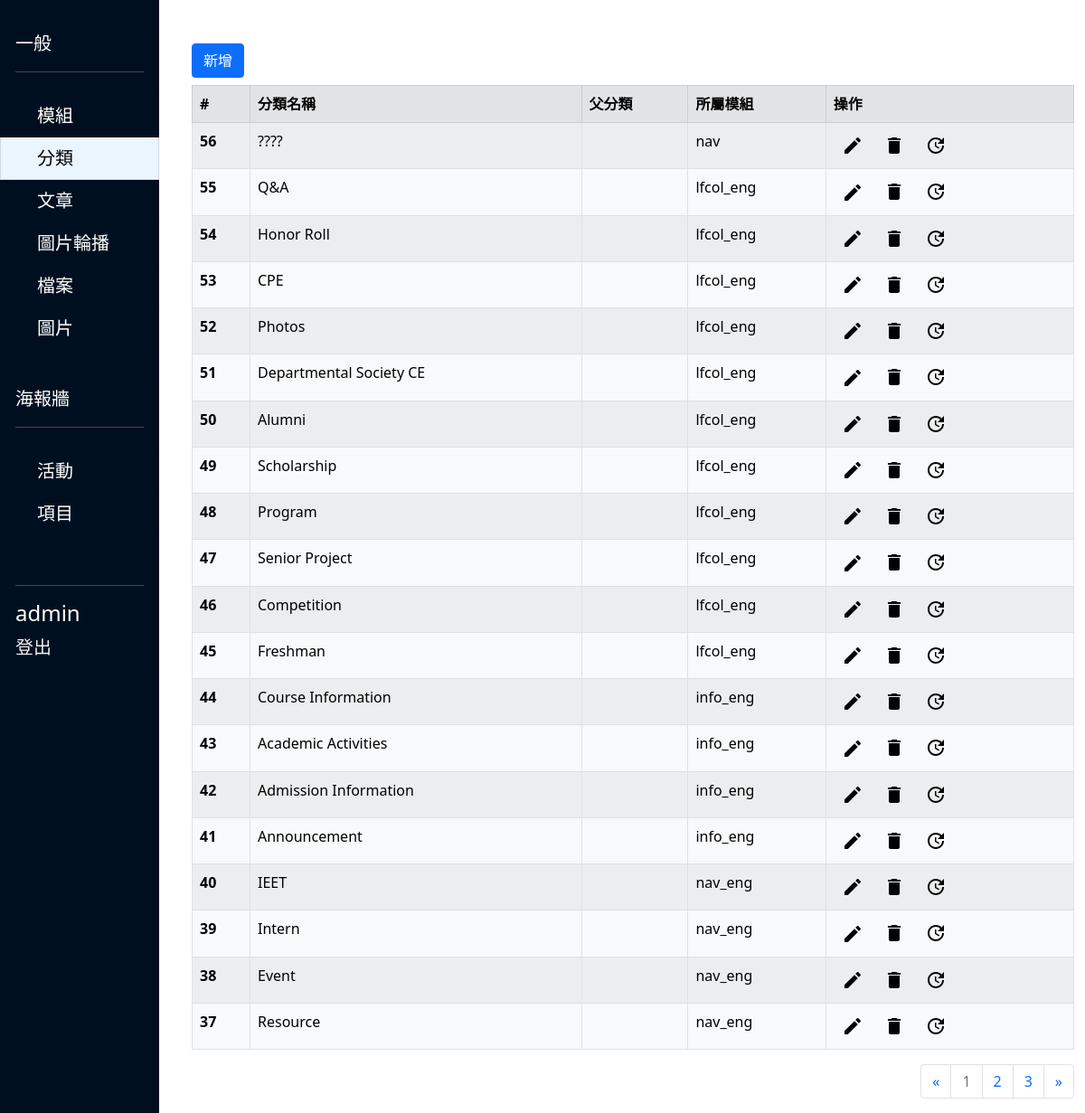
The app's page /editor/index.php?usage=class (signed in), older data.
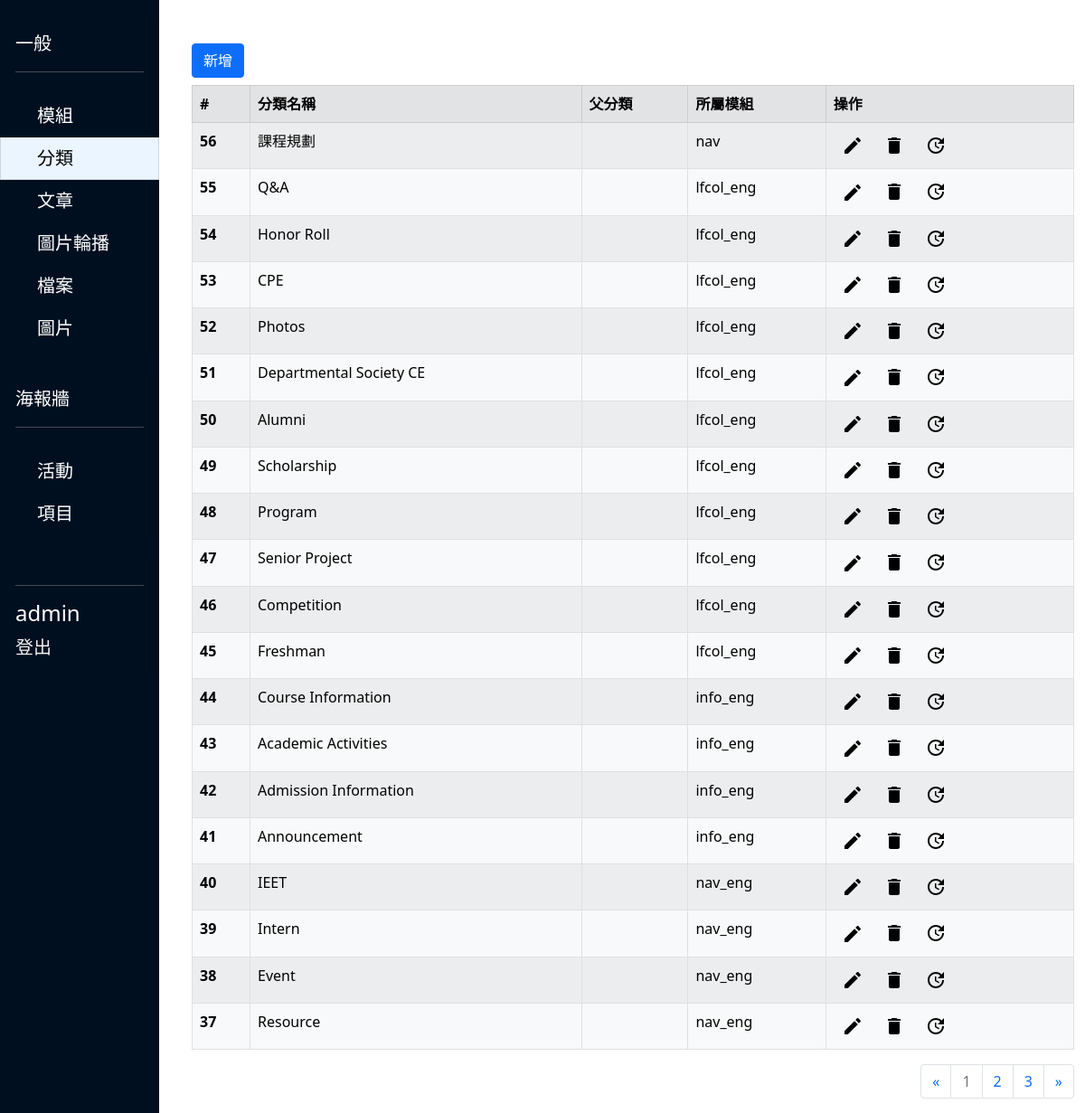
The same page, newer data.
### tables this page shows
CREATE TABLE IF NOT EXISTS `class` (
  `id` smallint NOT NULL AUTO_INCREMENT,
  `title` varchar(50) DEFAULT NULL,
  `parent` smallint DEFAULT NULL,
  `mods` varchar(50) DEFAULT NULL,
  PRIMARY KEY (`id`)
);

### editor/utils.php (called while the page is built, shortened)
<?php
function sql_query($link, $sql){
    $result = mysqli_query($link, $sql);
    return $result;
}
function sql_fetch($result){
    if($result){
        $row = mysqli_fetch_array($result);
    }else{
        $row = false;
    }
    return $row;
}
function ids2Mods($data, $link)
{
    $ids = explode(",", $data);
    $res = '';
    foreach ($ids as $id) {
        $sql = "SELECT * FROM mods WHERE id=$id;";
        $result = sql_query($link, $sql);
        $row = sql_fetch($result);
        $res .= $row['name'] . ',';
    }
    $res = substr($res, 0, strlen($res) - 1);
    return $res;
}
?>

### editor/class/index.php (the view, shortened to what this page needs)
<?php
$link = sql_connect();
$table_name = "class";
$page = 1;
$num_per_page = 20;
$data_start = ($page - 1) * $num_per_page;
$sql = "SELECT COUNT(*) as total FROM $table_name;";
$result = sql_query($link, $sql);
$row = sql_fetch($result);
$total = ceil($row[0] / $num_per_page);
$sql = "SELECT * FROM $table_name ORDER BY id desc LIMIT $data_start, $num_per_page;";
$result = sql_query($link, $sql);
?>
<div class="row mt-5">
    <div class="col-2"><button class="btn btn-primary" data-bs-toggle="modal" data-bs-target="#add">新增</button></div>
</div>
<div class="row mt-2">
    <div class="col table-responsive">
        <table class="table table-light table-striped table-hover table-bordered">
            <thead>
                <tr class="table-secondary tab-title" id="title">
                    <th scope="col">#</th>
                    <th scope="col">分類名稱</th>
                    <th scope="col">父分類</th>
                    <th scope="col">所屬模組</th>
                    <th scope="col">操作</th>
                </tr>
            </thead>
            <tbody id="dataTable">
                <?php
                while ($row = sql_fetch($result)) { ?>
                    <tr id="<?php echo $row["id"]; ?>" class="dataRow">
                        <th scope="row" name="id"><?php echo $row["id"]; ?></th>
                        <td name="title"><?php echo $row["title"]; ?></td>
                        <td name="parent" for="<?php echo $row["parent"]; ?>"><?php echo id2Class($row["parent"], $link); ?></td>
                        <td name="mods" for="<?php echo $row["mods"]; ?>"><?php echo ids2Mods($row["mods"], $link); ?></td>
                        <td name="operations">
                            <button class="btn btn-sm" name="edit" data-bs-toggle="modal" data-bs-target="#edit" for="<?php echo $row["id"]; ?>"><img src="./images/edit_black_24dp.svg"></button>
                            <input class="btn btn-sm" type="image" name="delete" value="<?php echo $row[0]; ?>" src="./images/delete_black_24dp.svg" />
                            <input class="btn btn-sm" type="image" name="refresh" value="<?php echo $row[0]; ?>" src="./images/update_black_24dp.svg" />
                        </td>
                    </tr>
                <?php }
                ?>
            </tbody>
        </table>
    </div>
</div>
<div class="row">
    <div class="col">
        <nav aria-label="Page navigation">
            <ul class="pagination justify-content-end">
                <li class="page-item">
                    <a class="page-link" href="./index.php?usage=class&page=<?php echo ($page - 1 < 1) ?  $page :  $page - 1; ?>" id="previous">
                        <span aria-hidden="true">&laquo;</span>
                    </a>
                </li>
                <?php
                $start = $page - 2;
                $stop = $page + 2;
                if ($page < 3) {
                    $start = 1;
                    $stop = $start + 4;
                } else if ($total - $page < 2) {
                    $start = $total - 4;
                    $stop = $total;
                }
                if ($total < 5) {
                    $start = 1;
                    $stop = $total;
                }
                for ($i = $start; $i <= $stop; $i++) {
                    if ($page == $i) {
                        echo "<li class='page-item disabled'><a class='page-link' href='./index.php?usage=class&page=$i'>$i</a></li>";
                    } else {
                        echo "<li class='page-item'><a class='page-link' href='./index.php?usage=class&page=$i'>$i</a></li>";
                    }
                }
                ?>
                <li class="page-item">
                    <a class="page-link" href="./index.php?usage=class&page=<?php echo ($page + 1 > $total) ?  $page :  $page + 1; ?>" id="next">
                        <span aria-hidden="true">&raquo;</span>
                    </a>
                </li>
            </ul>
        </nav>
    </div>
</div>

Row changes from the older to the newer data that the page shows:
changed class id 56: title "????" → "課程規劃"
